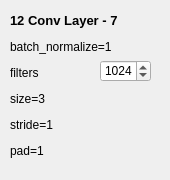
        <widget class="QWidget" name="tabWidgetPage13">
         <attribute name="title">
          <string/>
         </attribute>
         <widget class="QLabel" name="TrainWigLabel_9">
          <property name="geometry">
           <rect>
            <x>10</x>
            <y>10</y>
            <width>141</width>
            <height>21</height>
           </rect>
          </property>
          <property name="text">
           <string>&lt;html&gt;&lt;head/&gt;&lt;body&gt;&lt;p&gt;&lt;span style=&quot; font-size:10pt; font-weight:600;&quot;&gt;12 Conv Layer - 7&lt;/span&gt;&lt;/p&gt;&lt;/body&gt;&lt;/html&gt;</string>
          </property>
         </widget>
         <widget class="QLabel" name="TrainWigLabel_26">
          <property name="geometry">
           <rect>
            <x>10</x>
            <y>40</y>
            <width>151</width>
            <height>131</height>
           </rect>
          </property>
          <property name="text">
           <string>&lt;html&gt;&lt;head/&gt;&lt;body&gt;&lt;p&gt;batch_normalize=1&lt;/p&gt;&lt;p&gt;filters&lt;/p&gt;&lt;p&gt;size=3&lt;/p&gt;&lt;p&gt;stride=1&lt;/p&gt;&lt;p&gt;pad=1&lt;/p&gt;&lt;p&gt;activation=leaky&lt;/p&gt;&lt;/body&gt;&lt;/html&gt;</string>
          </property>
         </widget>
         <widget class="QSpinBox" name="spinBoxConv7">
          <property name="geometry">
           <rect>
            <x>100</x>
            <y>60</y>
            <width>51</width>
            <height>22</height>
           </rect>
          </property>
          <property name="alignment">
           <set>Qt::AlignRight|Qt::AlignTrailing|Qt::AlignVCenter</set>
          </property>
          <property name="buttonSymbols">
           <enum>QAbstractSpinBox::UpDownArrows</enum>
          </property>
          <property name="minimum">
           <number>1</number>
          </property>
          <property name="maximum">
           <number>4096</number>
          </property>
          <property name="singleStep">
           <number>16</number>
          </property>
          <property name="value">
           <number>1024</number>
          </property>
         </widget>
        </widget>
